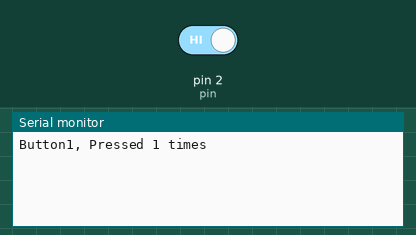
Simulated run of this sketch. Board: Arduino Uno, built with avr-gcc and run on an emulated ATmega328P. On the bench: the last lines printed to the serial monitor. The test bench sets the inputs (shaded band); at power-on: pin 2 (pin) HIGH.

Above: at 1.2 s.
1.3 s: pin 2 (pin) driven LOW
At 2.5 s:
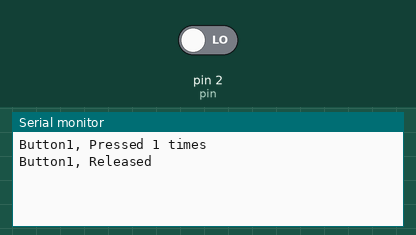
2.8 s: pin 2 (pin) driven HIGH
At 3.9 s:
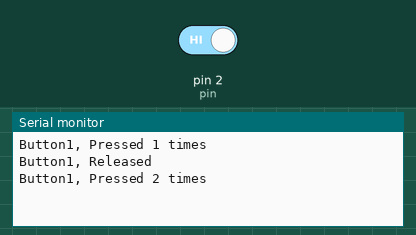

The sketch:

Oppgave2a.ino
```cpp
int pin;
// true for pulldown, false for pullup
bool pulldown;

bool state = false;
bool prevState = false;
bool pressed = false;
bool released = false;
int timesPressed = 0;

void update()
{
    if (pulldown)
        state = digitalRead(pin);
    else
        state = !digitalRead(pin);

    pressed = state && !prevState;
    released = !state && prevState;
    prevState = state;

    if (pressed)
    {
        timesPressed++;
    }
}

void setup()
{
    Serial.begin(9600);

    pin = 2;
    pulldown = true;

    pinMode(pin, INPUT);
}

void loop()
{
    update();

    if (pressed)
    {
        Serial.print("Button1, Pressed ");
        Serial.print(timesPressed);
        Serial.println(" times");
    }

    if (released)
    {
        Serial.println("Button1, Released");
    }
}
```

Measured:
- after the input at 1.3 s, the serial monitor: prints a new line at once (image 1)
- after the input at 2.8 s, the serial monitor: prints a new line at once (image 2)
